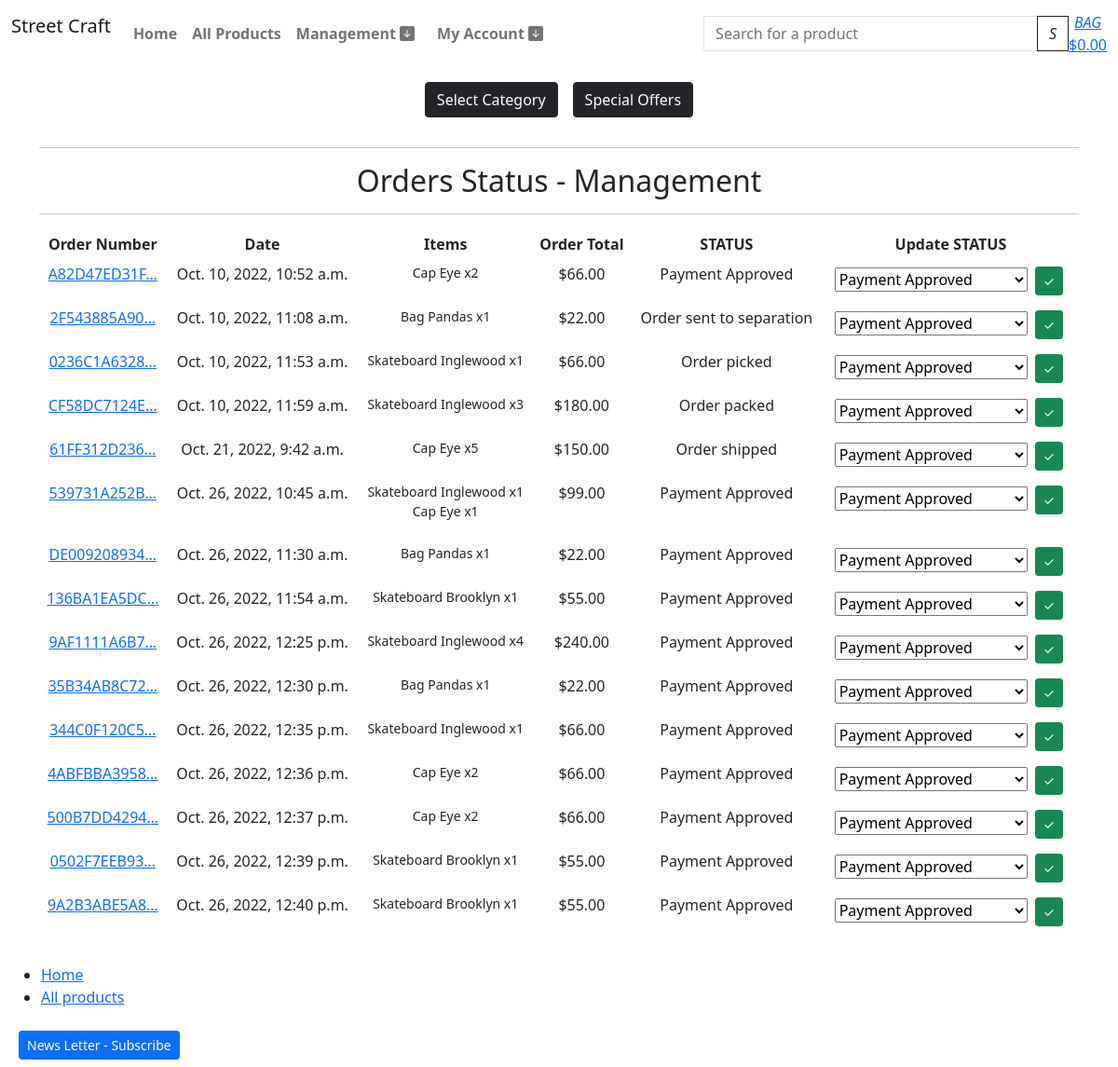
/profile/orders-status/ (signed in), run on an earlier commit of the app's database.
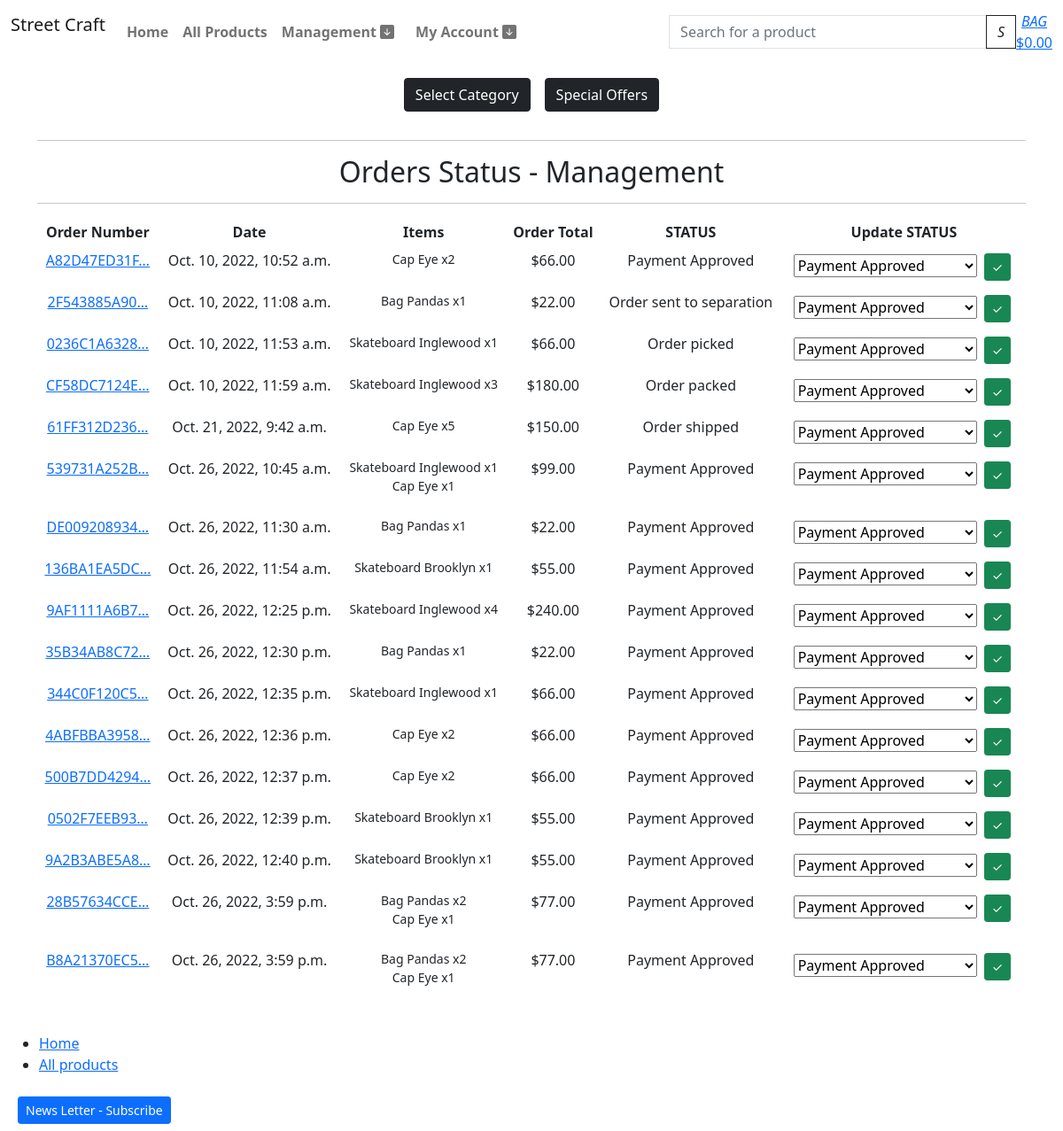
And on a later commit of the database.
### checkout/models.py (models this page shows, shortened)
class Order(models.Model):
    order_number = models.CharField(max_length=32, null=False, editable=False)
    user_profile = models.ForeignKey(UserProfile, on_delete=models.SET_NULL,
                                     null=True, blank=True, related_name='orders')
    full_name = models.CharField(max_length=50, null=False, blank=False)
    email = models.EmailField(max_length=254, null=False, blank=False)
    phone_number = models.CharField(max_length=20, null=False, blank=False)
    country = CountryField(blank_label='Country *', null=False, blank=False)
    postcode = models.CharField(max_length=20, null=True, blank=True)
    town_or_city = models.CharField(max_length=40, null=False, blank=False)
    street_address1 = models.CharField(max_length=80, null=False, blank=False)
    street_address2 = models.CharField(max_length=80, null=True, blank=True)
    county = models.CharField(max_length=80, null=True, blank=True)
    date = models.DateTimeField(auto_now_add=True)
    delivery_cost = models.DecimalField(max_digits=6, decimal_places=2, null=False, default=0)
    order_total = models.DecimalField(max_digits=10, decimal_places=2, null=False, default=0)
    grand_total = models.DecimalField(max_digits=10, decimal_places=2, null=False, default=0)
    original_bag = models.TextField(null=False, blank=False, default='')
    stripe_pid = models.CharField(max_length=254, null=False, blank=False, default='')
    STATUS_A = 'Payment Approved'
    STATUS_ONE = 'Order sent to separation'
    STATUS_TWO = 'Order picked'
    STATUS_THREE = 'Order packed'
    STATUS_FOUR = 'Order shipped'
    STATUS_FIVE = 'Order delivered'
    ORDER_STATUS = [
        (STATUS_A, 'Payment Approved'),
        (STATUS_ONE, 'Order sent to separation'),
        (STATUS_TWO, 'Order picked'),
        (STATUS_THREE, 'Order packed'),
        (STATUS_FOUR, 'Order shipped'),
        (STATUS_FIVE, 'Order delivered')
        ]
    status = models.CharField(
        max_length=25,
        choices=ORDER_STATUS,
        blank=False, default=STATUS_A
        )

class OrderLineItem(models.Model):
    order = models.ForeignKey(Order, null=False, blank=False, on_delete=models.CASCADE, related_name='lineitems')
    product = models.ForeignKey(Product, null=False, blank=False, on_delete=models.CASCADE)
    quantity = models.IntegerField(null=False, blank=False, default=0)
    lineitem_total = models.DecimalField(max_digits=6, decimal_places=2, null=False, blank=False, editable=False)

### products/models.py (models this page shows, shortened)
class Product(models.Model):
    sku = models.SmallAutoField(primary_key=True)
    name = models.CharField(max_length=150, unique=True)
    release_date = models.DateTimeField(auto_now_add=True)
    category = models.ForeignKey('Category', null=True, blank=True, on_delete=models.SET_NULL)
    description = models.TextField()
    price = models.DecimalField(max_digits=6, decimal_places=2)
    offer_active = models.BooleanField(default=False)
    offer = models.ForeignKey(Offer, null=True, blank=True, on_delete=models.SET_NULL)
    product_image = models.ImageField(null=True, blank=True)
    product_image_url = models.URLField(max_length=1024, null=True, blank=True)
    slug = models.SlugField(max_length=254, null=True, blank=True, unique=True)
    class Meta:
        ordering = ['-release_date']

### profiles/views.py (the view)
# urls.py: path('orders-status/', views.orders_status, name='orders_status'),
@login_required
def orders_status(request):
    orders = Order.objects.all()
    form = OrderStatusForm()
    if not request.user.is_superuser:
        messages.error(request, 'Sorry, only store owners can view this page.')
        return redirect(reverse('home'))
    context = {
        'orders': orders,
        'form': form,
    }
    return render(request, 'profiles/admin_status.html', context)

### profiles/forms.py
class OrderStatusForm(forms.ModelForm):
    class Meta:
        model = Order
        fields = [
            'status'
        ]

### shopbag/contexts.py (called while the page is built, shortened)
def bag_contents(request):
    bag_items = []
    total = 0
    product_count = 0
    bag = request.session.get('bag', {})
    if total < settings.FREE_DELIVERY_THRESHOLD:
        delivery = total * Decimal(settings.STANDARD_DELIVERY_PERCENTAGE / 100)
        free_delivery_delta = settings.FREE_DELIVERY_THRESHOLD - total
    else:
        delivery = 0
        free_delivery_delta = 0
    grand_total = delivery + total
    context = {
        'bag_items': bag_items,
        'total': total,
        'product_count': product_count,
        'delivery': delivery,
        'free_delivery_delta': free_delivery_delta,
        'free_delivery_threshold': settings.FREE_DELIVERY_THRESHOLD,
        'grand_total': grand_total,
    }
    return context

### templates/profiles/admin_status.html (shortened to what this page needs)
{% extends "base.html" %}
{% load i18n %}
{% block content %}
<div class="container text-center">
    <hr>
    <h2 class="m-2">Orders Status - Management</h2>
    <hr>
</div>
{% load account %}
<div class="container text-center">
    <div class="row">
        <div class="col table-responsive">
            <table class="table table-sm table-borderless">
                <thead>
                    <tr>
                        <th>Order Number</th>
                        <th>Date</th>
                        <th>Items</th>
                        <th>Order Total</th>
                        <th>STATUS</th>
                        <th>Update STATUS</th>
                    </tr>
                </thead>
                <tbody>
                    {% for order in orders %}
                        <tr>
                            <td>
                                <a href="{% url 'order_details' order.order_number %}"
                                title="{{ order.order_number }}">
                                    {{ order.order_number|truncatechars:12 }}
                                </a>
                            </td>
                            <td>{{ order.date }}</td>
                            <td>
                                <ul class="list-unstyled">
                                    {% for item in order.lineitems.all %}
                                        <li class="small">
                                            {{ item.product.name }} x{{ item.quantity }}
                                        </li>
                                    {% endfor %}
                                </ul>
                            </td>
                            <td>${{ order.grand_total }}</td>
                            <td>{{ order.status }}</td>
                            <td>
                                <form method="POST" action="{% url 'update_status' order.pk %}">
                                    {% for field in form %}
                                        {{ field }}
                                    {% endfor %}
                                    <input class="btn btn-sm btn-success m-1" type="submit" value="&#x2713">
                                </form>
                            </td>
                        </tr>
                    {% endfor %}
                </tbody>
            </table>
        </div>
    </div>
</div>
{%endblock%}

What changed in the data, as far as the page shows it:
added Order: order_number "28B57634CCE…", date "Oct. 26, 2022, 3:59 p.m.", grand_total "77.00", status "Payment Approved"
added OrderLineItem: product.name "Bag Pandas", quantity "2", shown under "28B57634CCE…"
added OrderLineItem: product.name "Cap Eye", quantity "1", shown under "28B57634CCE…"
added Order: order_number "B8A21370EC5…", date "Oct. 26, 2022, 3:59 p.m.", grand_total "77.00", status "Payment Approved"
added OrderLineItem: product.name "Bag Pandas", quantity "2", shown under "B8A21370EC5…"
added OrderLineItem: product.name "Cap Eye", quantity "1", shown under "B8A21370EC5…"
